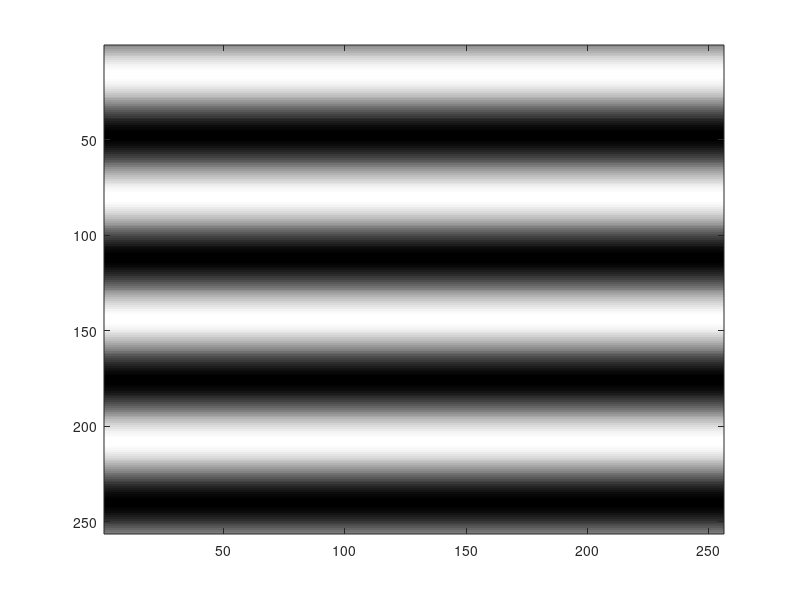
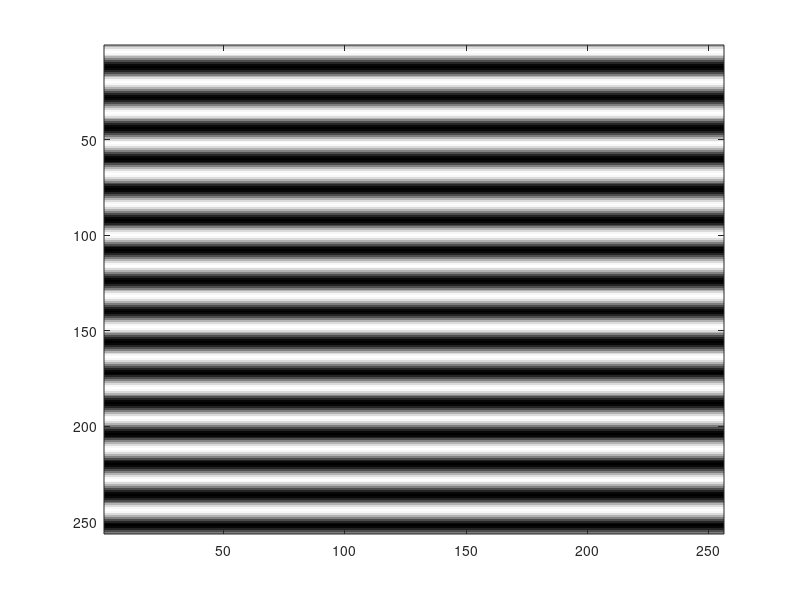
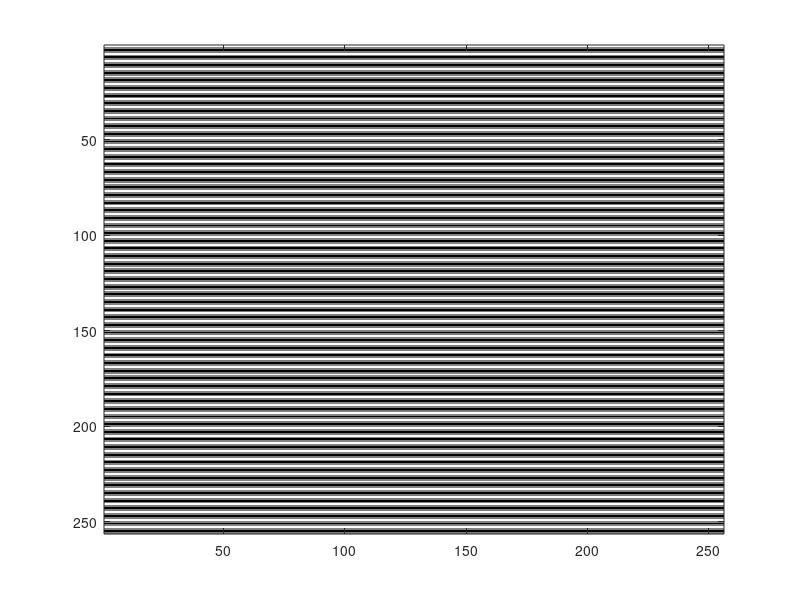
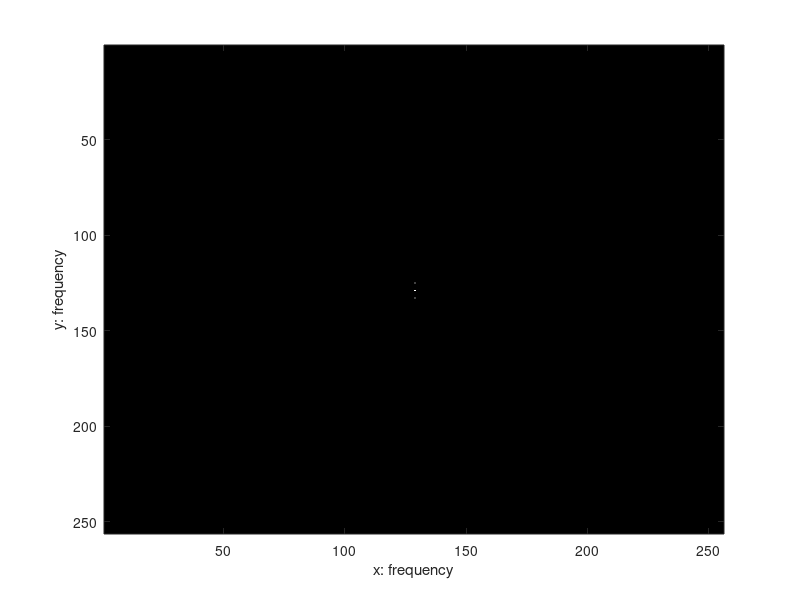

MATLAB code for these plots, in order:
clear; close all;
H = 256;
W = 256;
img4 = zeros(H,W);
img16 = zeros(H,W);
img64 = zeros(H,W);
for h = 1:H
    for w = 1:W
        img4(h,w) = 1 + sin((2*pi*h) / H*4);
        img16(h,w) = 1 + sin((2*pi*h) / H*16);
        img64(h,w) = 1 + sin((2*pi*h) / H*64);
    end
end
img4_fft = abs(fftshift(fft2(img4))).^2;
img16_fft = abs(fftshift(fft2(img16))).^2;
img64_fft = abs(fftshift(fft2(img64))).^2;

fig0 = figure;
colormap('gray');
imagesc(img4);
fig1 = figure;
colormap('gray');
imagesc(img16);
fig2 = figure;
colormap('gray');
imagesc(img64);

fig3 = figure;
colormap('gray');
imagesc(img4_fft);
xlabel('x: frequency');
ylabel('y: frequency');
fig4 = figure;
colormap('gray');
imagesc(img16_fft);
xlabel('x: frequency');
ylabel('y: frequency');
fig5 = figure;
colormap('gray');
imagesc(img64_fft);
xlabel('x: frequency');
ylabel('y: frequency');